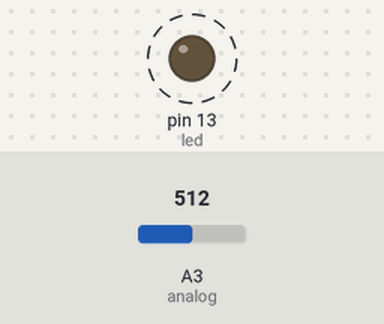
A sketch run on a simulated Arduino Uno, built with avr-gcc and run on an emulated ATmega328P. On the bench: output pins drawn as LEDs (lit = HIGH). Dashed ring = blinking. The test bench sets the inputs (shaded band); at power-on: A3 (analog) = 512.

Above: at 2.3 s.
2.4 s: A3 (analog) set to 0
At 3.8 s:
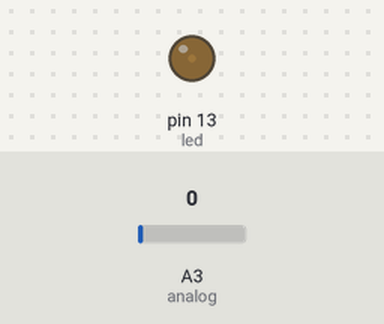
4.5 s: A3 (analog) set to 122
At 4.94 s:
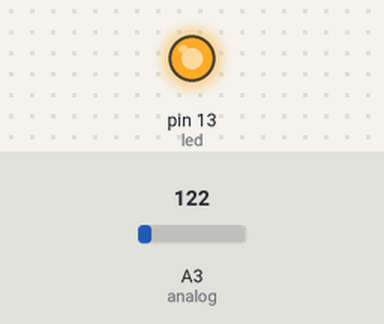
Timing chart, 0 to 14.0 s (numbered marks = the images above; inputs shaded):
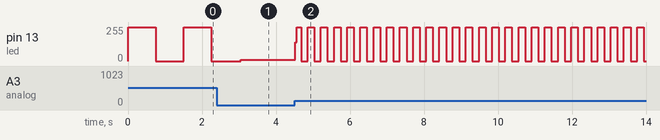

The sketch:

Penggunaan_Potensio_Sebagai_Delay_flipflop.ino
```cpp
int analog = A3; // Deklarasi analog pin A3
int led = 13; // Deklarasi led pin 13
int input; // Deklarasi input
int kecepatan; // Deklarasi kecepatan

void setup() {
  // put your setup code here, to run once:
  pinMode(led, OUTPUT); // Memberikan mode OUTPUT pada led

}

void loop() {
  // put your main code here, to run repeatedly:

  input = analogRead(analog); // inisialisasi input dengan nilai yang di baca analog
  kecepatan = map(input,0,1023,0,1500); // inisialisasi kecepatan dengan maping input
                                        // dimana input 0 = 0
                                        // dimana input 1023 = 1500

  digitalWrite(led,HIGH); // menghidupkan led secara digital
  delay(kecepatan); // memberikan delay dengan nilai kecepatan (ms)
  digitalWrite(led,LOW); // mematikan led
  delay(kecepatan); // memberikan delay dengan nilai kecepatan (ms)

}
```

Measured:
- after the input at 4.5 s, pin 13 (led): 11/255 → 139/255 at once, then moves between 0/255 and 255/255, repeating every 0.71 s
- by itself, pin 13 (led): alternates 255/255 for 0.75 s and 0/255 for 0.75 s
